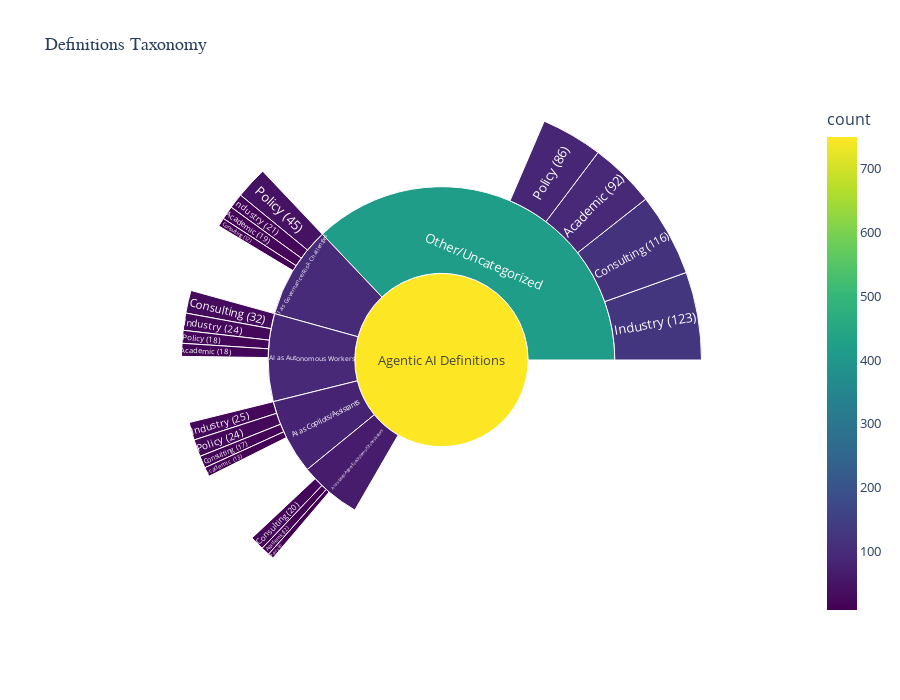

Notebook code cell kept with this figure:
### Markdown cell above
### Sunburst Chart

### Code cell
# Create sunburst chart
fig = px.sunburst(
    df_treemap,
    names='category',
    parents='parent',
    values='count',
    title='Definitions Taxonomy',
    color='count',
    color_continuous_scale='Viridis'
)

fig.update_layout(
    font=dict(size=13),
    title_font=dict(size=18, family='Arial Black'),
    height=700
)

fig.write_html(TAXONOMY_DIR / 'taxonomy_sunburst.html')
fig.show()

print(f"💾 Sunburst saved to: {TAXONOMY_DIR / 'taxonomy_sunburst.html'}")

### Figure 1 — Plotly figure (JSON) as saved in the notebook; plotly's stock layout.template omitted (floating-point values rounded to 4 significant figures)
{"data": [{"domain": {"x": [0, 1], "y": [0, 1]}, "hovertemplate": "category=%{label}<br>count=%{color}<br>parent=%{parent}<extra></extra>", "labels": ["Agentic AI Definitions", "AI as Copilots/Assistants", "Industry (25)", "Consulting (17)", "Policy (24)", "Academic (13)", "AI as Autonomous Workers", "Industry (24)", "Consulting (32)", "Policy (18)", "Academic (18)", "AI as Multi-Agent Ecosystems/Orchestrators", "Industry (25)", "Consulting (20)", "Policy (8)", "Academic (12)", "AI as Governance/Risk Challenges", "Industry (21)", "Consulting (12)", "Policy (45)", "Academic (19)", "Other/Uncategorized", "Industry (123)", "Consulting (116)", "Policy (86)", "Academic (92)"], "marker": {"coloraxis": "coloraxis", "colors": [750, 79, 25, 17, 24, 13, 92, 24, 32, 18, 18, 65, 25, 20, 8, 12, 97, 21, 12, 45, 19, 417, 123, 116, 86, 92]}, "name": "", "parents": ["", "Agentic AI Definitions", "AI as Copilots/Assistants", "AI as Copilots/Assistants", "AI as Copilots/Assistants", "AI as Copilots/Assistants", "Agentic AI Definitions", "AI as Autonomous Workers", "AI as Autonomous Workers", "AI as Autonomous Workers", "AI as Autonomous Workers", "Agentic AI Definitions", "AI as Multi-Agent Ecosystems/Orchestrators", "AI as Multi-Agent Ecosystems/Orchestrators", "AI as Multi-Agent Ecosystems/Orchestrators", "AI as Multi-Agent Ecosystems/Orchestrators", "Agentic AI Definitions", "AI as Governance/Risk Challenges", "AI as Governance/Risk Challenges", "AI as Governance/Risk Challenges", "AI as Governance/Risk Challenges", "Agentic AI Definitions", "Other/Uncategorized", "Other/Uncategorized", "Other/Uncategorized", "Other/Uncategorized"], "type": "sunburst", "values": [750, 79, 25, 17, 24, 13, 92, 24, 32, 18, 18, 65, 25, 20, 8, 12, 97, 21, 12, 45, 19, 417, 123, 116, 86, 92]}], "layout": {"coloraxis": {"colorbar": {"title": {"text": "count"}}, "colorscale": [[0, "#440154"], [0.1111, "#482878"], [0.2222, "#3e4989"], [0.3333, "#31688e"], [0.4444, "#26828e"], [0.5556, "#1f9e89"], [0.6667, "#35b779"], [0.7778, "#6ece58"], [0.8889, "#b5de2b"], [1, "#fde725"]]}, "font": {"size": 13}, "height": 700, "legend": {"tracegroupgap": 0}, "title": {"font": {"family": "Arial Black", "size": 18}, "text": "Definitions Taxonomy"}}}
